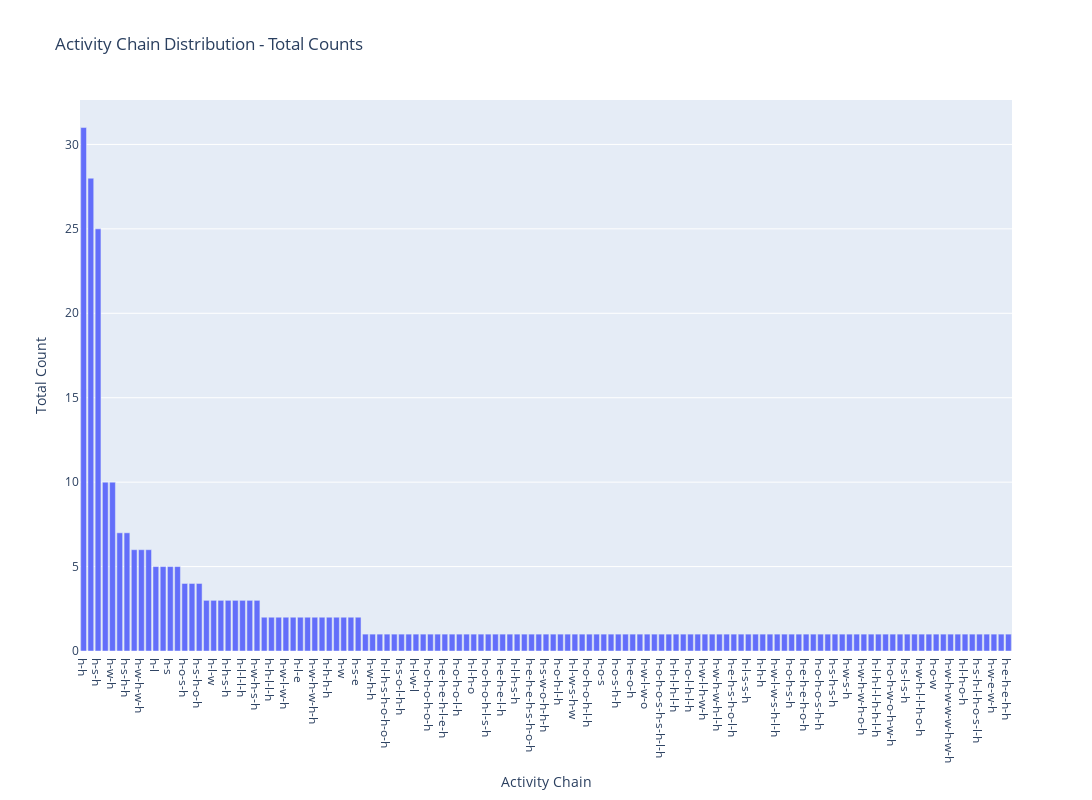

The code cell stored with this chart in its notebook:
### Code cell
# Calculate total counts for each activity chain
chain_counts = df_activity_chains['activity_chain'].value_counts().reset_index()
chain_counts.columns = ['Activity Chain', 'Count']

# Plot total counts
fig = px.bar(chain_counts, x='Activity Chain', y='Count', title='Activity Chain Distribution - Total Counts',
             labels={'Count': 'Total Count', 'Activity Chain': 'Activity Chain'})
fig.update_layout(width=1600, height=800)
fig.show()

### Figure 1 — Plotly figure (JSON) as saved in the notebook; plotly's stock layout.template omitted (floating-point values rounded to 4 significant figures; data arrays with more than 128 entries replaced by an {"elided": "..."} marker saying what was removed)
{"data": [{"alignmentgroup": "True", "hovertemplate": "Activity Chain=%{x}<br>Total Count=%{y}<extra></extra>", "legendgroup": "", "marker": {"color": "#636efa", "pattern": {"shape": ""}}, "name": "", "offsetgroup": "", "orientation": "v", "showlegend": false, "textposition": "auto", "type": "bar", "x": {"elided": "129 str values"}, "xaxis": "x", "y": {"elided": "129 int values"}, "yaxis": "y"}], "layout": {"barmode": "relative", "height": 800, "legend": {"tracegroupgap": 0}, "title": {"text": "Activity Chain Distribution - Total Counts"}, "width": 1600, "xaxis": {"anchor": "y", "domain": [0, 1], "title": {"text": "Activity Chain"}}, "yaxis": {"anchor": "x", "domain": [0, 1], "title": {"text": "Total Count"}}}}
